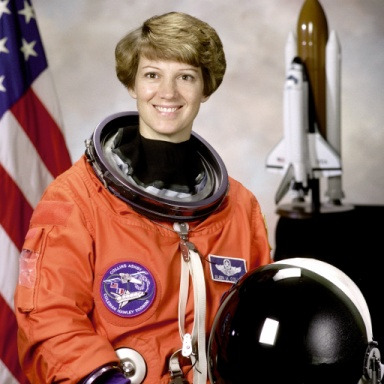
#> input picture sample_images/01_clean_acceptable.jpg, 384 x 384 px
$ python -i features.py   (imports and definitions only)   (older library calls are emulated)
#> lines starting #> are read from the running program, lines starting #| are printed output that depends on the picture
"""Engineered image-quality feature extraction.

All functions operate on an RGB uint8 numpy array (H, W, 3). Every feature
here is a classical, hand-derived image-quality statistic (no learned
weights) -- this is the "engineered features" half of the hybrid AI/ML
approach described in the README. The learned half (per-issue classifiers
and the anomaly autoencoder, both in this package / backend) consume the
vector produced by `feature_vector()`.
"""
from __future__ import annotations

import cv2
import numpy as np

# Fixed order of features fed into the learned classifiers. Keeping this as
# an explicit list (rather than dict ordering) means the training scripts
# and the serving code can never silently drift out of sync.
FEATURE_NAMES = [
    "sharpness_lap_var",
    "sharpness_tenengrad",
    "brightness_mean",
    "contrast_std",
    "underexposed_ratio",
    "overexposed_ratio",
    "noise_sigma",
    "colorfulness",
    "saturation_mean",
    "entropy",
    "edge_density",
    "blockiness",
]


def _to_gray(image: np.ndarray) -> np.ndarray:
    if image.ndim == 2:
        return image.astype(np.uint8)
    return cv2.cvtColor(image, cv2.COLOR_RGB2GRAY)


def sharpness_laplacian_variance(gray: np.ndarray) -> float:
    """Variance of the Laplacian. Low variance == few sharp edges == blur."""
    lap = cv2.Laplacian(gray, cv2.CV_64F)
    return float(lap.var())


def sharpness_tenengrad(gray: np.ndarray) -> float:
    """Mean squared gradient magnitude (Sobel). A second, independent
    sharpness signal that is less sensitive to noise than the Laplacian."""
    gx = cv2.Sobel(gray, cv2.CV_64F, 1, 0, ksize=3)
    gy = cv2.Sobel(gray, cv2.CV_64F, 0, 1, ksize=3)
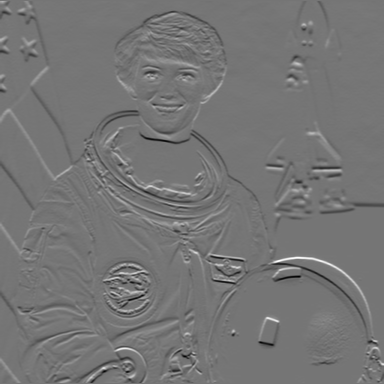
#> gy: shape (384, 384) float64; min -839, max 976, mean -2.3; drawn with min black and max white
    return float(np.mean(gx ** 2 + gy ** 2))


def exposure_stats(gray: np.ndarray) -> dict:
    mean = float(gray.mean())
    std = float(gray.std())
    under = float(np.mean(gray < 16))
    over = float(np.mean(gray > 240))
    return {
        "brightness_mean": mean,
        "contrast_std": std,
        "underexposed_ratio": under,
        "overexposed_ratio": over,
    }


def noise_sigma_estimate(gray: np.ndarray) -> float:
    """Fast per-image noise standard deviation estimate.

    Immerkaer (1996), "Fast Noise Variance Estimation": convolves with a
    Laplacian-like kernel that has zero response on flat/linear regions, so
    its output energy over a natural image is dominated by sensor noise
    rather than real structure.
    """
    h, w = gray.shape
#> h = 384; w = 384
    if h < 3 or w < 3:
        return 0.0
    kernel = np.array([[1, -2, 1], [-2, 4, -2], [1, -2, 1]], dtype=np.float64)
    conv = cv2.filter2D(gray.astype(np.float64), -1, kernel)
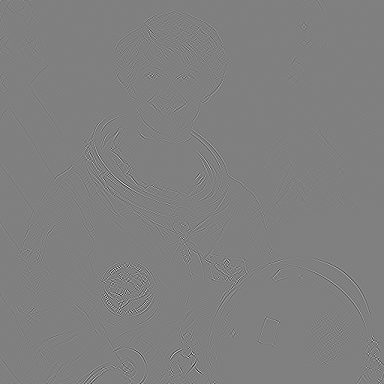
#> conv: shape (384, 384) float64; min -326, max 323, mean 0; drawn with min black and max white
    sigma = np.sqrt(np.pi / 2) * np.sum(np.abs(conv)) / (6 * (w - 2) * (h - 2))
#> sigma = 1.79
    return float(sigma)


def colorfulness_metric(image: np.ndarray) -> float:
    """Hasler & Susstrunk (2003) colorfulness metric. Works on RGB; if the
    input is grayscale-like (channels equal) this naturally comes out ~0."""
    if image.ndim == 2:
        return 0.0
    r = image[:, :, 0].astype(np.float64)
    g = image[:, :, 1].astype(np.float64)
    b = image[:, :, 2].astype(np.float64)
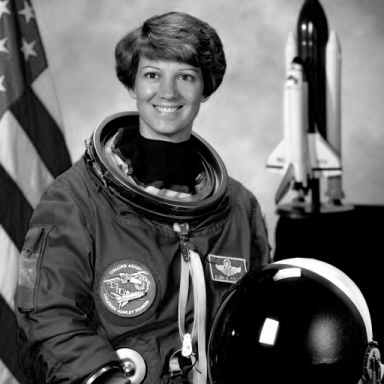
#> b: shape (384, 384) float64; min 0, max 255, mean 96.5
    rg = r - g
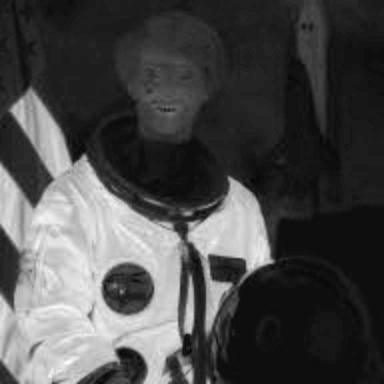
#> rg: shape (384, 384) float64; min -9, max 145, mean 35.8; drawn with min black and max white
    yb = 0.5 * (r + g) - b
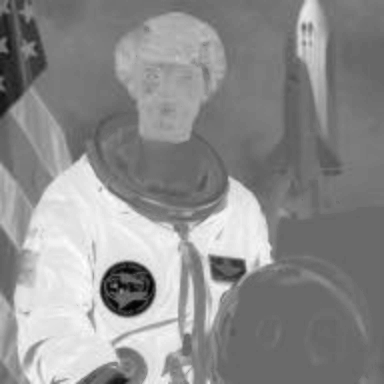
#> yb: shape (384, 384) float64; min -81.5, max 114, mean 27.2; drawn with min black and max white
    std_rg, mean_rg = rg.std(), rg.mean()
#> std_rg = 44.6; mean_rg = 35.76
    std_yb, mean_yb = yb.std(), yb.mean()
#> std_yb = 37.47; mean_yb = 27.22
    return float(np.sqrt(std_rg ** 2 + std_yb ** 2) + 0.3 * np.sqrt(mean_rg ** 2 + mean_yb ** 2))


def saturation_mean(image: np.ndarray) -> float:
    if image.ndim == 2:
        return 0.0
    hsv = cv2.cvtColor(image, cv2.COLOR_RGB2HSV)
#> hsv: shape (384, 384, 3); mean H, S, V 39.3, 94.3, 142.8
    return float(hsv[:, :, 1].mean())


def shannon_entropy(gray: np.ndarray) -> float:
    hist = cv2.calcHist([gray], [0], None, [256], [0, 256]).flatten()
#> hist = 256 values, max 14588 at index 0, min 73 at index 243, mean 576
    hist = hist / (hist.sum() + 1e-12)
#> hist = 256 values, max 0.0989 at index 0, min 0.000495 at index 243, mean 0.00391
    hist = hist[hist > 0]
    return float(-np.sum(hist * np.log2(hist)))


def edge_density(gray: np.ndarray) -> float:
    """Fraction of pixels marked as edges by auto-thresholded Canny.
    Distinguishes genuinely low-detail (flat) scenes from blurred ones when
    combined with the sharpness features."""
    median = float(np.median(gray))
#> median = 129
    lower = int(max(0, 0.66 * median))
#> lower = 85
    upper = int(min(255, 1.33 * median))
#> upper = 171
    edges = cv2.Canny(gray, lower, upper)
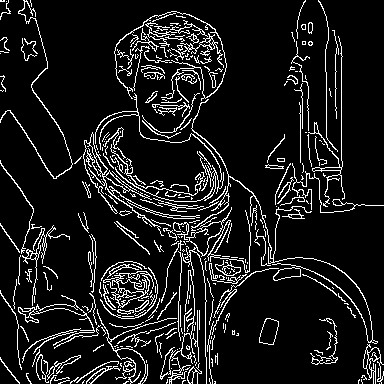
#> edges: shape (384, 384); 10.4% white in thin lines or dots
    return float(np.mean(edges > 0))


def blockiness_score(gray: np.ndarray) -> float:
    """Rough measure of 8x8 JPEG blocking artifacts: mean absolute pixel
    difference across block boundaries minus the mean difference within
    blocks. Large positive values indicate visible block edges, a hallmark
    of heavy compression / corruption."""
    h, w = gray.shape
#> h = 384; w = 384
    if h < 16 or w < 16:
        return 0.0
    g = gray.astype(np.float64)
    col_diffs = np.abs(np.diff(g, axis=1))
    row_diffs = np.abs(np.diff(g, axis=0))
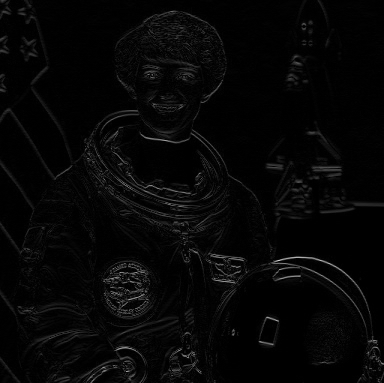
#> row_diffs: shape (383, 384) float64; min 0, max 210, mean 6.2

    boundary_cols = np.arange(7, w - 1, 8)
#> boundary_cols = 47 values from 7 to 375
    boundary_rows = np.arange(7, h - 1, 8)
#> boundary_rows = 47 values from 7 to 375
    if len(boundary_cols) == 0 or len(boundary_rows) == 0:
        return 0.0

    boundary_energy = col_diffs[:, boundary_cols].mean() + row_diffs[boundary_rows, :].mean()
#> boundary_energy = 13.67
    overall_energy = col_diffs.mean() + row_diffs.mean() + 1e-6
#> overall_energy = 13.62
    return float(max(0.0, (boundary_energy - overall_energy) / overall_energy))


def extract_features(image: np.ndarray) -> dict:
    """Compute the full engineered feature dictionary for an RGB uint8
    image. Returns human-readable keys; use `feature_vector()` to get the
    fixed-order numeric array consumed by the learned models."""
    gray = _to_gray(image)
    feats = {
        "sharpness_lap_var": sharpness_laplacian_variance(gray),
        "sharpness_tenengrad": sharpness_tenengrad(gray),
        "noise_sigma": noise_sigma_estimate(gray),
        "colorfulness": colorfulness_metric(image),
        "saturation_mean": saturation_mean(image),
        "entropy": shannon_entropy(gray),
        "edge_density": edge_density(gray),
        "blockiness": blockiness_score(gray),
    }
#> feats = {'sharpness_lap_var': 754.2, 'sharpness_tenengrad': 17328.2, 'noise_sigma': 1.79, 'colorfulness': 71.73, 'saturation_mean': 94.26, 'entropy': 7.5, 'edge_density': 0.104, 'blockiness': 0.0031}
    feats.update(exposure_stats(gray))
#> in exposure_stats, `mean = float(gray.mean())`: mean = 115.4
#> in exposure_stats, `std = float(gray.std())`: std = 74.54
#> in exposure_stats, `under = float(np.mean(gray < 16))`: under = 0.17
#> in exposure_stats, `over = float(np.mean(gray > 240))`: over = 0.0131
    return feats


def feature_vector(feats: dict) -> np.ndarray:
    return np.array([feats[name] for name in FEATURE_NAMES], dtype=np.float64)

>>> import cv2
>>> picture = cv2.cvtColor(cv2.imread('../sample_images/01_clean_acceptable.jpg'), cv2.COLOR_BGR2RGB)
>>> result = extract_features(picture)
#> result = 12 items
